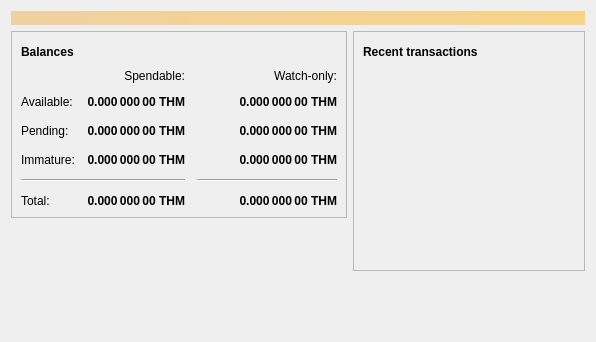
<?xml version="1.0" encoding="UTF-8"?>
<ui version="4.0">
 <class>OverviewPage</class>
 <widget class="QWidget" name="OverviewPage">
  <property name="geometry">
   <rect>
    <x>0</x>
    <y>0</y>
    <width>596</width>
    <height>342</height>
   </rect>
  </property>
  <property name="windowTitle">
   <string>Form</string>
  </property>
  <layout class="QVBoxLayout" name="topLayout">
   <item>
    <widget class="QLabel" name="labelAlerts">
     <property name="visible">
      <bool>false</bool>
     </property>
     <property name="styleSheet">
      <string notr="true">QLabel { background-color: qlineargradient(x1: 0, y1: 0, x2: 1, y2: 0, stop:0 #F0D0A0, stop:1 #F8D488); color:#000000; }</string>
     </property>
     <property name="wordWrap">
      <bool>true</bool>
     </property>
     <property name="margin">
      <number>3</number>
     </property>
     <property name="textInteractionFlags">
      <set>Qt::TextSelectableByMouse</set>
     </property>
    </widget>
   </item>
   <item>
    <layout class="QHBoxLayout" name="horizontalLayout" stretch="1,1">
     <item>
      <layout class="QVBoxLayout" name="verticalLayout_2">
       <item>
        <widget class="QFrame" name="frame">
         <property name="frameShape">
          <enum>QFrame::StyledPanel</enum>
         </property>
         <property name="frameShadow">
          <enum>QFrame::Raised</enum>
         </property>
         <layout class="QVBoxLayout" name="verticalLayout_4">
          <item>
           <layout class="QHBoxLayout" name="horizontalLayout_4">
            <item>
             <widget class="QLabel" name="label_5">
              <property name="font">
               <font>
                <weight>75</weight>
                <bold>true</bold>
               </font>
              </property>
              <property name="text">
               <string>Balances</string>
              </property>
             </widget>
            </item>
            <item>
             <widget class="QPushButton" name="labelWalletStatus">
              <property name="enabled">
               <bool>true</bool>
              </property>
              <property name="maximumSize">
               <size>
                <width>30</width>
                <height>16777215</height>
               </size>
              </property>
              <property name="toolTip">
               <string>The displayed information may be out of date. Your wallet automatically synchronizes with the THM network after a connection is established, but this process has not completed yet.</string>
              </property>
              <property name="text">
               <string/>
              </property>
              <property name="icon">
               <iconset resource="../thm.qrc">
                <normaloff>:/icons/warning</normaloff>
                <disabledoff>:/icons/warning</disabledoff>:/icons/warning</iconset>
              </property>
              <property name="iconSize">
               <size>
                <width>24</width>
                <height>24</height>
               </size>
              </property>
              <property name="flat">
               <bool>true</bool>
              </property>
             </widget>
            </item>
            <item>
             <spacer name="horizontalSpacer_3">
              <property name="orientation">
               <enum>Qt::Horizontal</enum>
              </property>
              <property name="sizeHint" stdset="0">
               <size>
                <width>40</width>
                <height>20</height>
               </size>
              </property>
             </spacer>
            </item>
           </layout>
          </item>
          <item>
           <layout class="QGridLayout" name="gridLayout">
            <property name="spacing">
             <number>12</number>
            </property>
            <item row="2" column="2">
             <widget class="QLabel" name="labelWatchPending">
              <property name="font">
               <font>
                <weight>75</weight>
                <bold>true</bold>
               </font>
              </property>
              <property name="cursor">
               <cursorShape>IBeamCursor</cursorShape>
              </property>
              <property name="toolTip">
               <string>Unconfirmed transactions to watch-only addresses</string>
              </property>
              <property name="text">
               <string notr="true">0.000 000 00 THM</string>
              </property>
              <property name="alignment">
               <set>Qt::AlignRight|Qt::AlignTrailing|Qt::AlignVCenter</set>
              </property>
              <property name="textInteractionFlags">
               <set>Qt::LinksAccessibleByMouse|Qt::TextSelectableByKeyboard|Qt::TextSelectableByMouse</set>
              </property>
             </widget>
            </item>
            <item row="2" column="1">
             <widget class="QLabel" name="labelUnconfirmed">
              <property name="font">
               <font>
                <weight>75</weight>
                <bold>true</bold>
               </font>
              </property>
              <property name="cursor">
               <cursorShape>IBeamCursor</cursorShape>
              </property>
              <property name="toolTip">
               <string>Total of transactions that have yet to be confirmed, and do not yet count toward the spendable balance</string>
              </property>
              <property name="text">
               <string notr="true">0.000 000 00 THM</string>
              </property>
              <property name="alignment">
               <set>Qt::AlignRight|Qt::AlignTrailing|Qt::AlignVCenter</set>
              </property>
              <property name="textInteractionFlags">
               <set>Qt::LinksAccessibleByMouse|Qt::TextSelectableByKeyboard|Qt::TextSelectableByMouse</set>
              </property>
             </widget>
            </item>
            <item row="3" column="2">
             <widget class="QLabel" name="labelWatchImmature">
              <property name="font">
               <font>
                <weight>75</weight>
                <bold>true</bold>
               </font>
              </property>
              <property name="cursor">
               <cursorShape>IBeamCursor</cursorShape>
              </property>
              <property name="toolTip">
               <string>Mined balance in watch-only addresses that has not yet matured</string>
              </property>
              <property name="text">
               <string notr="true">0.000 000 00 THM</string>
              </property>
              <property name="alignment">
               <set>Qt::AlignRight|Qt::AlignTrailing|Qt::AlignVCenter</set>
              </property>
              <property name="textInteractionFlags">
               <set>Qt::LinksAccessibleByMouse|Qt::TextSelectableByKeyboard|Qt::TextSelectableByMouse</set>
              </property>
             </widget>
            </item>
            <item row="4" column="0" colspan="2">
             <widget class="Line" name="line">
              <property name="orientation">
               <enum>Qt::Horizontal</enum>
              </property>
             </widget>
            </item>
            <item row="4" column="2">
             <widget class="Line" name="lineWatchBalance">
              <property name="sizePolicy">
               <sizepolicy hsizetype="Preferred" vsizetype="Fixed">
                <horstretch>0</horstretch>
                <verstretch>0</verstretch>
               </sizepolicy>
              </property>
              <property name="minimumSize">
               <size>
                <width>140</width>
                <height>0</height>
               </size>
              </property>
              <property name="orientation">
               <enum>Qt::Horizontal</enum>
              </property>
             </widget>
            </item>
            <item row="5" column="0">
             <widget class="QLabel" name="labelTotalText">
              <property name="text">
               <string>Total:</string>
              </property>
             </widget>
            </item>
            <item row="3" column="1">
             <widget class="QLabel" name="labelImmature">
              <property name="font">
               <font>
                <weight>75</weight>
                <bold>true</bold>
               </font>
              </property>
              <property name="cursor">
               <cursorShape>IBeamCursor</cursorShape>
              </property>
              <property name="toolTip">
               <string>Mined balance that has not yet matured</string>
              </property>
              <property name="text">
               <string notr="true">0.000 000 00 THM</string>
              </property>
              <property name="alignment">
               <set>Qt::AlignRight|Qt::AlignTrailing|Qt::AlignVCenter</set>
              </property>
              <property name="textInteractionFlags">
               <set>Qt::LinksAccessibleByMouse|Qt::TextSelectableByKeyboard|Qt::TextSelectableByMouse</set>
              </property>
             </widget>
            </item>
            <item row="2" column="3">
             <spacer name="horizontalSpacer_2">
              <property name="orientation">
               <enum>Qt::Horizontal</enum>
              </property>
              <property name="sizeHint" stdset="0">
               <size>
                <width>40</width>
                <height>20</height>
               </size>
              </property>
             </spacer>
            </item>
            <item row="3" column="0">
             <widget class="QLabel" name="labelImmatureText">
              <property name="text">
               <string>Immature:</string>
              </property>
             </widget>
            </item>
            <item row="5" column="1">
             <widget class="QLabel" name="labelTotal">
              <property name="font">
               <font>
                <weight>75</weight>
                <bold>true</bold>
               </font>
              </property>
              <property name="cursor">
               <cursorShape>IBeamCursor</cursorShape>
              </property>
              <property name="toolTip">
               <string>Your current total balance</string>
              </property>
              <property name="text">
               <string notr="true">0.000 000 00 THM</string>
              </property>
              <property name="alignment">
               <set>Qt::AlignRight|Qt::AlignTrailing|Qt::AlignVCenter</set>
              </property>
              <property name="textInteractionFlags">
               <set>Qt::LinksAccessibleByMouse|Qt::TextSelectableByKeyboard|Qt::TextSelectableByMouse</set>
              </property>
             </widget>
            </item>
            <item row="5" column="2">
             <widget class="QLabel" name="labelWatchTotal">
              <property name="font">
               <font>
                <weight>75</weight>
                <bold>true</bold>
               </font>
              </property>
              <property name="cursor">
               <cursorShape>IBeamCursor</cursorShape>
              </property>
              <property name="toolTip">
               <string>Current total balance in watch-only addresses</string>
              </property>
              <property name="text">
               <string notr="true">0.000 000 00 THM</string>
              </property>
              <property name="alignment">
               <set>Qt::AlignRight|Qt::AlignTrailing|Qt::AlignVCenter</set>
              </property>
              <property name="textInteractionFlags">
               <set>Qt::LinksAccessibleByMouse|Qt::TextSelectableByKeyboard|Qt::TextSelectableByMouse</set>
              </property>
             </widget>
            </item>
            <item row="0" column="2">
             <widget class="QLabel" name="labelWatchonly">
              <property name="text">
               <string>Watch-only:</string>
              </property>
              <property name="alignment">
               <set>Qt::AlignRight|Qt::AlignTrailing|Qt::AlignVCenter</set>
              </property>
             </widget>
            </item>
            <item row="1" column="0">
             <widget class="QLabel" name="labelBalanceText">
              <property name="text">
               <string>Available:</string>
              </property>
             </widget>
            </item>
            <item row="1" column="1">
             <widget class="QLabel" name="labelBalance">
              <property name="font">
               <font>
                <weight>75</weight>
                <bold>true</bold>
               </font>
              </property>
              <property name="cursor">
               <cursorShape>IBeamCursor</cursorShape>
              </property>
              <property name="toolTip">
               <string>Your current spendable balance</string>
              </property>
              <property name="text">
               <string notr="true">0.000 000 00 THM</string>
              </property>
              <property name="alignment">
               <set>Qt::AlignRight|Qt::AlignTrailing|Qt::AlignVCenter</set>
              </property>
              <property name="textInteractionFlags">
               <set>Qt::LinksAccessibleByMouse|Qt::TextSelectableByKeyboard|Qt::TextSelectableByMouse</set>
              </property>
             </widget>
            </item>
            <item row="1" column="2">
             <widget class="QLabel" name="labelWatchAvailable">
              <property name="font">
               <font>
                <weight>75</weight>
                <bold>true</bold>
               </font>
              </property>
              <property name="cursor">
               <cursorShape>IBeamCursor</cursorShape>
              </property>
              <property name="toolTip">
               <string>Your current balance in watch-only addresses</string>
              </property>
              <property name="text">
               <string notr="true">0.000 000 00 THM</string>
              </property>
              <property name="alignment">
               <set>Qt::AlignRight|Qt::AlignTrailing|Qt::AlignVCenter</set>
              </property>
              <property name="textInteractionFlags">
               <set>Qt::LinksAccessibleByMouse|Qt::TextSelectableByKeyboard|Qt::TextSelectableByMouse</set>
              </property>
             </widget>
            </item>
            <item row="2" column="0">
             <widget class="QLabel" name="labelPendingText">
              <property name="text">
               <string>Pending:</string>
              </property>
             </widget>
            </item>
            <item row="0" column="1">
             <widget class="QLabel" name="labelSpendable">
              <property name="text">
               <string>Spendable:</string>
              </property>
              <property name="alignment">
               <set>Qt::AlignRight|Qt::AlignTrailing|Qt::AlignVCenter</set>
              </property>
             </widget>
            </item>
           </layout>
          </item>
         </layout>
        </widget>
       </item>
       <item>
        <spacer name="verticalSpacer">
         <property name="orientation">
          <enum>Qt::Vertical</enum>
         </property>
         <property name="sizeHint" stdset="0">
          <size>
           <width>20</width>
           <height>40</height>
          </size>
         </property>
        </spacer>
       </item>
      </layout>
     </item>
     <item>
      <layout class="QVBoxLayout" name="verticalLayout_3">
       <item>
        <widget class="QFrame" name="frame_2">
         <property name="frameShape">
          <enum>QFrame::StyledPanel</enum>
         </property>
         <property name="frameShadow">
          <enum>QFrame::Raised</enum>
         </property>
         <layout class="QVBoxLayout" name="verticalLayout">
          <item>
           <layout class="QHBoxLayout" name="horizontalLayout_2">
            <item>
             <widget class="QLabel" name="label_4">
              <property name="font">
               <font>
                <weight>75</weight>
                <bold>true</bold>
               </font>
              </property>
              <property name="text">
               <string>Recent transactions</string>
              </property>
             </widget>
            </item>
            <item>
             <widget class="QPushButton" name="labelTransactionsStatus">
              <property name="enabled">
               <bool>true</bool>
              </property>
              <property name="maximumSize">
               <size>
                <width>30</width>
                <height>16777215</height>
               </size>
              </property>
              <property name="toolTip">
               <string>The displayed information may be out of date. Your wallet automatically synchronizes with the THM network after a connection is established, but this process has not completed yet.</string>
              </property>
              <property name="text">
               <string/>
              </property>
              <property name="icon">
               <iconset resource="../thm.qrc">
                <normaloff>:/icons/warning</normaloff>
                <disabledoff>:/icons/warning</disabledoff>:/icons/warning</iconset>
              </property>
              <property name="iconSize">
               <size>
                <width>24</width>
                <height>24</height>
               </size>
              </property>
              <property name="flat">
               <bool>true</bool>
              </property>
             </widget>
            </item>
            <item>
             <spacer name="horizontalSpacer">
              <property name="orientation">
               <enum>Qt::Horizontal</enum>
              </property>
              <property name="sizeHint" stdset="0">
               <size>
                <width>40</width>
                <height>20</height>
               </size>
              </property>
             </spacer>
            </item>
           </layout>
          </item>
          <item>
           <widget class="QListView" name="listTransactions">
            <property name="styleSheet">
             <string notr="true">QListView { background: transparent; }</string>
            </property>
            <property name="frameShape">
             <enum>QFrame::NoFrame</enum>
            </property>
            <property name="verticalScrollBarPolicy">
             <enum>Qt::ScrollBarAlwaysOff</enum>
            </property>
            <property name="horizontalScrollBarPolicy">
             <enum>Qt::ScrollBarAlwaysOff</enum>
            </property>
            <property name="selectionMode">
             <enum>QAbstractItemView::NoSelection</enum>
            </property>
           </widget>
          </item>
         </layout>
        </widget>
       </item>
       <item>
        <spacer name="verticalSpacer_2">
         <property name="orientation">
          <enum>Qt::Vertical</enum>
         </property>
         <property name="sizeHint" stdset="0">
          <size>
           <width>20</width>
           <height>40</height>
          </size>
         </property>
        </spacer>
       </item>
      </layout>
     </item>
    </layout>
   </item>
  </layout>
 </widget>
 <resources/>
 <connections/>
</ui>
